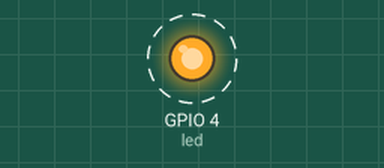
Recording of a program running on a simulated Raspberry Pi (BCM pin numbers). Parts: output pins drawn as LEDs (lit = HIGH). Dashed ring = blinking.

Above: at 0.05 s.
Timing chart, 0 to 3.0 s (numbered marks = the images above):
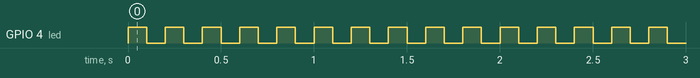

The program:

led-blink.py
```python
##    ngugiephy
##
##  simple led blink for the raspberry pi

import RPi.GPIO as GPIO
import time

GPIO.setmode(GPIO.BCM)

led = 4
GPIO.setup(led, GPIO.OUT, initial=0)

try:
  while True:
    GPIO.output(led, 1)
    time.sleep(0.1)
    GPIO.output(led, 0)
    time.sleep(0.1)

finally:
  GPIO.cleanup()
```

Measured:
- by itself, GPIO 4 (led): alternates HIGH for 0.10 s and LOW for 0.10 s
